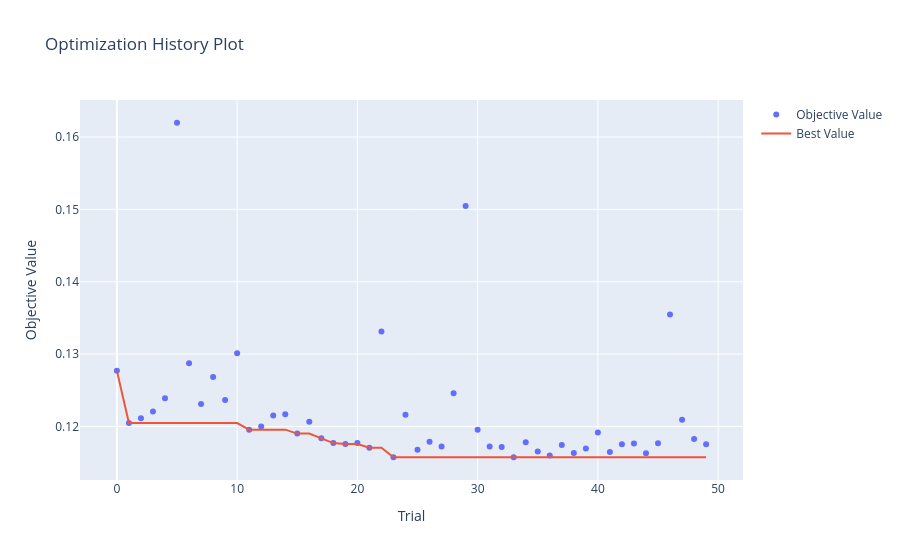

The cell this chart's notebook holds for it:
### Markdown cell above
### Visualize Hyperparameter Tuning

### Code cell
study = lgbm_study # lgbm_study

# how the objective value improved over trials
vis.plot_optimization_history(study).show()

# which hyperparameters mattered most
# vis.plot_param_importances(study).show()

# 2D slice of the objective surface
# vis.plot_contour(study, params=['learning_rate', 'reg_alpha']).show()

# distribution of sampled values vs objective score
# vis.plot_slice(study).show()

### Figure 1 — Plotly figure (JSON) as saved in the notebook; plotly's stock layout.template omitted (floating-point values rounded to 4 significant figures)
{"data": [{"mode": "markers", "name": "Objective Value", "type": "scatter", "x": [0, 1, 2, 3, 4, 5, 6, 7, 8, 9, 10, 11, 12, 13, 14, 15, 16, 17, 18, 19, 20, 21, 22, 23, 24, 25, 26, 27, 28, 29, 30, 31, 32, 33, 34, 35, 36, 37, 38, 39, 40, 41, 42, 43, 44, 45, 46, 47, 48, 49], "y": [0.1277, 0.1205, 0.1211, 0.1221, 0.1239, 0.162, 0.1287, 0.1231, 0.1268, 0.1237, 0.1301, 0.1196, 0.12, 0.1215, 0.1217, 0.119, 0.1207, 0.1184, 0.1177, 0.1176, 0.1177, 0.1171, 0.1331, 0.1158, 0.1216, 0.1168, 0.1179, 0.1172, 0.1246, 0.1505, 0.1195, 0.1172, 0.1172, 0.1157, 0.1178, 0.1165, 0.116, 0.1174, 0.1163, 0.1169, 0.1192, 0.1165, 0.1175, 0.1176, 0.1163, 0.1177, 0.1355, 0.1209, 0.1182, 0.1176]}, {"mode": "lines", "name": "Best Value", "type": "scatter", "x": [0, 1, 2, 3, 4, 5, 6, 7, 8, 9, 10, 11, 12, 13, 14, 15, 16, 17, 18, 19, 20, 21, 22, 23, 24, 25, 26, 27, 28, 29, 30, 31, 32, 33, 34, 35, 36, 37, 38, 39, 40, 41, 42, 43, 44, 45, 46, 47, 48, 49], "y": [0.1277, 0.1205, 0.1205, 0.1205, 0.1205, 0.1205, 0.1205, 0.1205, 0.1205, 0.1205, 0.1205, 0.1196, 0.1196, 0.1196, 0.1196, 0.119, 0.119, 0.1184, 0.1177, 0.1176, 0.1176, 0.1171, 0.1171, 0.1158, 0.1158, 0.1158, 0.1158, 0.1158, 0.1158, 0.1158, 0.1158, 0.1158, 0.1158, 0.1157, 0.1157, 0.1157, 0.1157, 0.1157, 0.1157, 0.1157, 0.1157, 0.1157, 0.1157, 0.1157, 0.1157, 0.1157, 0.1157, 0.1157, 0.1157, 0.1157]}, {"marker": {"color": "#cccccc"}, "mode": "markers", "name": "Infeasible Trial", "showlegend": false, "type": "scatter", "x": [], "y": []}], "layout": {"title": {"text": "Optimization History Plot"}, "xaxis": {"title": {"text": "Trial"}}, "yaxis": {"title": {"text": "Objective Value"}}}}
